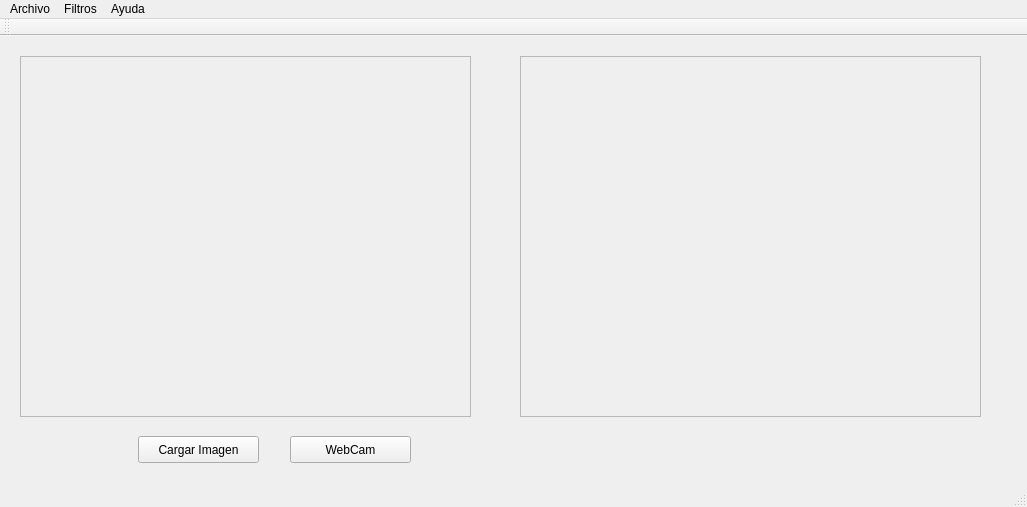
<?xml version="1.0" encoding="UTF-8"?>
<ui version="4.0">
 <class>WaldoGUI</class>
 <widget class="QMainWindow" name="WaldoGUI">
  <property name="geometry">
   <rect>
    <x>0</x>
    <y>0</y>
    <width>1027</width>
    <height>507</height>
   </rect>
  </property>
  <property name="windowTitle">
   <string>WaldoGUI</string>
  </property>
  <widget class="QWidget" name="centralWidget">
   <widget class="QScrollArea" name="scrollArea">
    <property name="geometry">
     <rect>
      <x>20</x>
      <y>20</y>
      <width>451</width>
      <height>361</height>
     </rect>
    </property>
    <property name="widgetResizable">
     <bool>true</bool>
    </property>
    <widget class="QWidget" name="scrollAreaWidgetContents">
     <property name="geometry">
      <rect>
       <x>0</x>
       <y>0</y>
       <width>449</width>
       <height>359</height>
      </rect>
     </property>
    </widget>
   </widget>
   <widget class="QScrollArea" name="scrollArea_2">
    <property name="geometry">
     <rect>
      <x>520</x>
      <y>20</y>
      <width>461</width>
      <height>361</height>
     </rect>
    </property>
    <property name="widgetResizable">
     <bool>true</bool>
    </property>
    <widget class="QWidget" name="scrollAreaWidgetContents_2">
     <property name="geometry">
      <rect>
       <x>0</x>
       <y>0</y>
       <width>459</width>
       <height>359</height>
      </rect>
     </property>
    </widget>
   </widget>
   <widget class="QPushButton" name="pushButton">
    <property name="geometry">
     <rect>
      <x>138</x>
      <y>400</y>
      <width>121</width>
      <height>27</height>
     </rect>
    </property>
    <property name="text">
     <string>Cargar Imagen</string>
    </property>
   </widget>
   <widget class="QPushButton" name="pushButton_2">
    <property name="geometry">
     <rect>
      <x>290</x>
      <y>400</y>
      <width>121</width>
      <height>27</height>
     </rect>
    </property>
    <property name="text">
     <string>WebCam</string>
    </property>
   </widget>
  </widget>
  <widget class="QMenuBar" name="menuBar">
   <property name="geometry">
    <rect>
     <x>0</x>
     <y>0</y>
     <width>1027</width>
     <height>25</height>
    </rect>
   </property>
   <widget class="QMenu" name="menuArchivo">
    <property name="title">
     <string>Archivo</string>
    </property>
    <addaction name="actionSalir"/>
   </widget>
   <widget class="QMenu" name="menuHelp">
    <property name="title">
     <string>Ayuda</string>
    </property>
    <addaction name="actionAcerca_de"/>
   </widget>
   <widget class="QMenu" name="menuFiltros">
    <property name="title">
     <string>Filtros</string>
    </property>
    <addaction name="actionVerFiltros"/>
   </widget>
   <addaction name="menuArchivo"/>
   <addaction name="menuFiltros"/>
   <addaction name="menuHelp"/>
  </widget>
  <widget class="QToolBar" name="mainToolBar">
   <attribute name="toolBarArea">
    <enum>TopToolBarArea</enum>
   </attribute>
   <attribute name="toolBarBreak">
    <bool>false</bool>
   </attribute>
  </widget>
  <widget class="QStatusBar" name="statusBar"/>
  <action name="actionSalir">
   <property name="text">
    <string>Salir</string>
   </property>
  </action>
  <action name="actionAcerca_de">
   <property name="text">
    <string>Acerca de...</string>
   </property>
  </action>
  <action name="actionVerFiltros">
   <property name="text">
    <string>VerFiltros</string>
   </property>
  </action>
 </widget>
 <layoutdefault spacing="6" margin="11"/>
 <resources/>
 <connections>
  <connection>
   <sender>actionSalir</sender>
   <signal>triggered()</signal>
   <receiver>WaldoGUI</receiver>
   <slot>close()</slot>
   <hints>
    <hint type="sourcelabel">
     <x>-1</x>
     <y>-1</y>
    </hint>
    <hint type="destinationlabel">
     <x>513</x>
     <y>253</y>
    </hint>
   </hints>
  </connection>
 </connections>
</ui>
